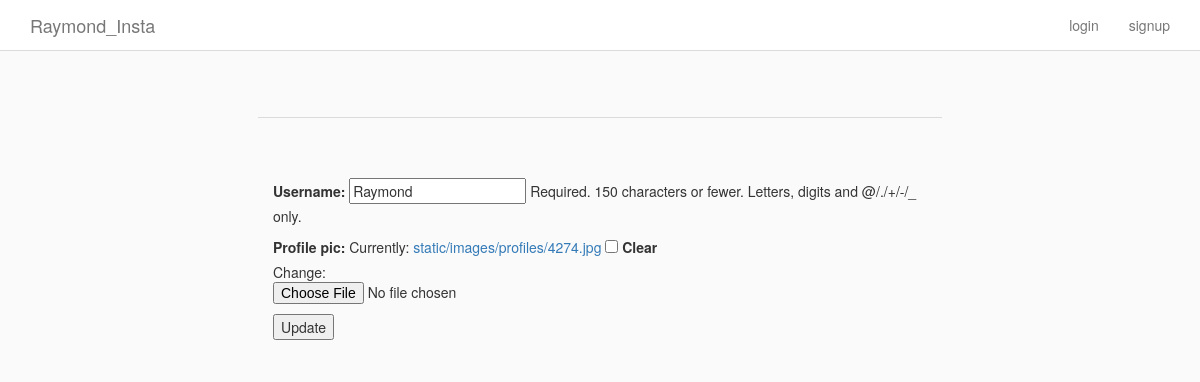
Before: /edit_profile/1/ with the older database file.
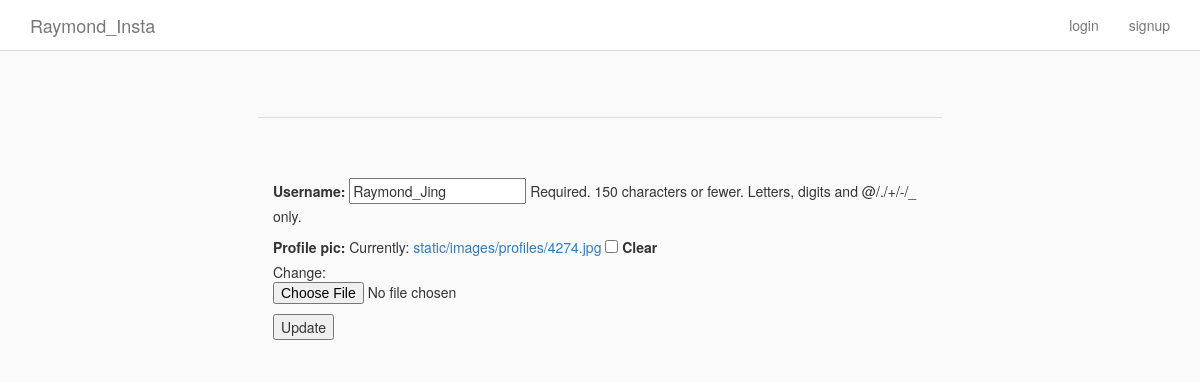
After: the same page with the newer database file.
### Insta/models.py (models this page shows, shortened)
class InstaUser(AbstractUser):
    profile_pic = ProcessedImageField(
        upload_to = 'static/images/profiles',
        format = 'JPEG',
        options = {'quality': 100},
        blank = True,
        null = True,
        )

### Insta/views.py (the view)
# urls.py: path('edit_profile/<int:pk>/', EditProfile.as_view(), name = 'edit_profile'),
class EditProfile(UpdateView):
    model = InstaUser
    template_name = "edit_profile.html"
    fields = ('username','profile_pic',)

### templates/edit_profile.html (shortened to what this page needs)
{% extends 'base.html' %}
{% block content %}
<div class="row profile-settings">
  <div class="col-xs-12">
    <div class="profile-pic-name">
    </div>
    <form action="" method="post" enctype="multipart/form-data">
        {{ form.as_p }}
        <input type="submit" value="Update" />
    </form>
  </div>
</div>
{% endblock content %}

Changed rows visible on the page:
changed InstaUser: username "Raymond" → "Raymond_Jing"
